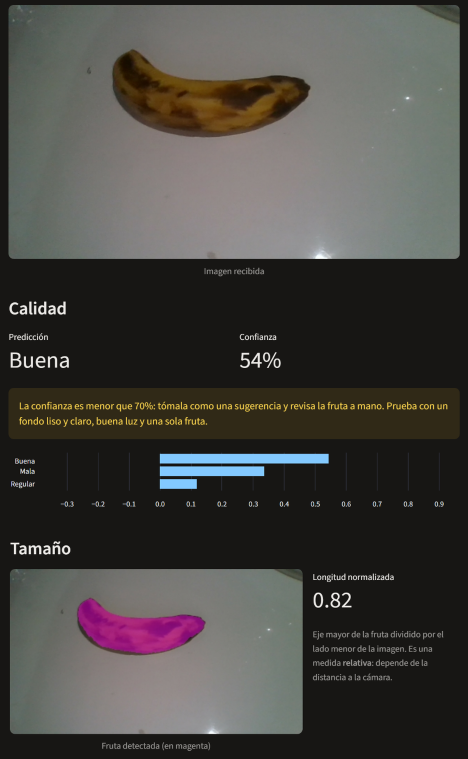
#> input picture report/figuras/app_camara.png, 935 x 1518 px (shown at 1/2 size)
$ python -i mixed.py   (imports and definitions only)
#> lines starting #> are read from the running program, lines starting #| are printed output that depends on the picture; after the words box and inside, x2 and y2 are one past the last pixel; in counts of white or black regions, pixels touching at a corner belong together
### src/segmentation.py
"""Segmentación de la fruta sobre fondo simple y medición de tamaño.

Método clásico (sin aprendizaje), pensado para fondo liso y neutro (blanco o gris):

1. se calcula un puntaje por píxel: la saturación HSV (por defecto; una sombra es gris y
   la fruta es saturada) o la distancia al color del fondo (estimado con el marco),
2. se binariza con el umbral de Otsu,
3. se limpia con operaciones morfológicas y se conserva el objeto conectado más grande.

Se eligió la saturación como método por defecto tras compararla con la distancia al fondo
y con GrabCut en fotos reales sobre una superficie con luz desigual: la distancia incluía las
manchas de luz y GrabCut se extendía a las sombras.

El tamaño se mide con la longitud normalizada ``ell = 4 * sqrt(lambda_1) / min(H, W)`` (ver
``docs/formulacion_matematica.md`` §3.1): ``lambda_1`` es el mayor valor propio de la
covarianza de las coordenadas de la máscara, así que ``4 * sqrt(lambda_1)`` es el eje
mayor de una elipse (y el diámetro de un disco). Es una medida **relativa**: depende de la
distancia cámara-fruta.

Limitaciones que se declaran: una mano o una sombra con color distinto al fondo se
incluyen en la máscara y alteran la medida; varias frutas se tratan como un solo
objeto si se tocan. Segmentación por umbral de Otsu, operaciones morfológicas y PCA de
la máscara **no se vieron en clase** (PCA sí, ver ``02_actividad_PCA``).
"""
from __future__ import annotations

from typing import Optional

import numpy as np
from scipy import ndimage
from skimage.color import rgb2hsv
from skimage.filters import threshold_otsu


def estimate_background(img: np.ndarray, frame: int = 6) -> np.ndarray:
    """Color de fondo RGB: mediana de los píxeles del marco de ``frame`` píxeles."""
    h, w = img.shape[:2]
    frame = max(1, min(frame, h // 4, w // 4))
    inner = np.zeros((h, w), dtype=bool)
    inner[frame:h - frame, frame:w - frame] = True
    return np.median(img[~inner].reshape(-1, 3), axis=0)


#: Contraste mínimo del puntaje entre fruta y fondo para aceptar una segmentación.
MIN_CONTRAST = {"saturation": 0.15, "distance": 10.0}


def foreground_mask(img: np.ndarray, frame: int = 6, method: str = "saturation") -> Optional[np.ndarray]:
    """Máscara booleana de **todo** el primer plano (puede tener varios objetos), o ``None`` si no hay contraste.

    Es la parte común de :func:`segment_fruit` (que se queda con un solo objeto) y de la
    segmentación por instancias de ``mixed.py``. Ver :func:`segment_fruit` para ``method``.

    Raises:
        ValueError: si ``img`` no es RGB o ``method`` no existe.
    """
    if img.ndim != 3 or img.shape[2] != 3:
        raise ValueError("img debe ser RGB (h, w, 3)")
    if method == "saturation":
        score = rgb2hsv(img)[..., 1]
    elif method == "distance":
        score = np.linalg.norm(img.astype(np.float64) - estimate_background(img, frame), axis=2)
    else:
        raise ValueError("method debe ser 'saturation' o 'distance'")
    if score.max() - score.min() < MIN_CONTRAST[method]:      # sin contraste: no hay objeto
        return None
    mask = score > threshold_otsu(score)
    # Se replica el borde antes de la morfología: sin esto, el cierre erosiona la máscara en los
    # límites de la imagen y un objeto que toca el borde (p. ej. un brazo) dejaría de tocarlo.
    pad = 4
    mask = np.pad(mask, pad, mode="edge")
    mask = ndimage.binary_opening(mask, iterations=1)
    mask = ndimage.binary_closing(mask, iterations=2)
    return mask[pad:-pad, pad:-pad]


# [69 lines left out: functions segment_fruit, mask_geometry, size_class, terciles, not called in this run]

### src/mixed.py
"""Segmentación de frutas individuales en las imágenes de ``Mixed`` (varias frutas por foto).

Los lineamientos (§2.1) piden "segmentar individualmente cada fruta presente en las
imágenes" de ``Mixed``. El método es clásico (sin aprendizaje):

1. máscara de primer plano por saturación (fondos neutros) o por distancia al color del
   fondo (fondos lisos de color, como cian o morado); se elige según la saturación del marco,
2. separación de frutas que se tocan con la **transformada de distancia** y ``watershed``,
3. filtro por área, y recorte cuadrado alrededor de cada fruta.

``Mixed`` no trae etiquetas por fruta ni fondo uniforme (hay pasto, periódico, mesas): el
método **no es perfecto** y no hay verdad de terreno con la que medir su exactitud. Cada
recorte lleva banderas (área, solidez, contacto con el borde) para filtrarlo, y la validación
es visual (ver ``03_preparacion_datos/segmentar_mixed.py``). La transformada de distancia y el
``watershed`` **no se vieron en clase** (se declaran en el informe).
"""
from __future__ import annotations

from typing import Optional

import numpy as np
from PIL import Image
from scipy import ndimage
from skimage.color import rgb2hsv
from skimage.feature import peak_local_max
from skimage.measure import label as sk_label
from skimage.measure import regionprops
from skimage.segmentation import watershed

import segmentation as sg

#: Si la saturación media del marco supera este valor, el fondo se considera de color y se usa
#: el método ``distance`` (con fondos neutros se usa ``saturation``).
BORDER_SAT_LIMIT = 0.25


def border_saturation(img: np.ndarray, frame: int = 4) -> float:
    """Saturación HSV media del marco de ``frame`` píxeles de la imagen."""
    h, w = img.shape[:2]
    frame = max(1, min(frame, h // 4, w // 4))
    inner = np.zeros((h, w), dtype=bool)
    inner[frame:h - frame, frame:w - frame] = True
    return float(rgb2hsv(img)[..., 1][~inner].mean())


def choose_method(img: np.ndarray) -> str:
    """``'distance'`` si el fondo es de color (marco muy saturado) y ``'saturation'`` si es neutro."""
    return "distance" if border_saturation(img) > BORDER_SAT_LIMIT else "saturation"


def extract_instances(img: np.ndarray, method: str = "auto", min_area_frac: float = 0.004,
                      max_area_frac: float = 0.5, min_distance: int = 6) -> tuple[list[dict], str]:
    """Frutas individuales de una imagen.

    Args:
        img: RGB ``uint8`` ``(h, w, 3)``.
        method: ``'auto'``, ``'saturation'`` o ``'distance'`` (ver :func:`choose_method`).
        min_area_frac: área mínima de una fruta, como fracción de la imagen (descarta ruido).
        max_area_frac: área máxima (descarta fondos mal segmentados que cubren casi toda la imagen).
        min_distance: distancia mínima entre centros de frutas al separarlas con ``watershed``.

    Returns:
        ``(instancias, método_usado)``. Cada instancia es un diccionario con ``bbox``
        ``(x0, y0, x1, y1)``, ``area_frac``, ``solidity`` (área / área de la envolvente convexa;
        valores bajos delatan frutas fundidas o máscaras irregulares) y ``touches_border``.
    """
    used = choose_method(img) if method == "auto" else method
    mask = sg.foreground_mask(img, method=used)
    if mask is None:
        return [], used
    mask = ndimage.binary_fill_holes(mask)
    dist = ndimage.gaussian_filter(ndimage.distance_transform_edt(mask), 1.0)
    comps = sk_label(mask)
    peaks = peak_local_max(dist, min_distance=min_distance, threshold_abs=2.0, labels=comps, exclude_border=False)
    if len(peaks) == 0:
        labels = comps
    else:
        markers = np.zeros(mask.shape, dtype=np.int32)
        markers[tuple(peaks.T)] = np.arange(1, len(peaks) + 1)
        labels = watershed(-dist, markers, mask=mask)
    h, w = mask.shape
    bg = sg.estimate_background(img)
    val = img.max(axis=2).astype(np.float64) / 255.0                 # componente V de HSV
    out = []
    for r in regionprops(labels):
        frac = r.area / mask.size
        if not (min_area_frac <= frac <= max_area_frac):
            continue
        y0, x0, y1, x1 = r.bbox
        ys, xs = r.coords[:, 0], r.coords[:, 1]
        color = img[ys, xs].astype(np.float64).mean(axis=0)
        bw, bh = x1 - x0, y1 - y0
        out.append({"bbox": (int(x0), int(y0), int(x1), int(y1)), "area_frac": float(frac), "solidity": float(r.solidity),
                    "touches_border": bool(x0 == 0 or y0 == 0 or x1 == w or y1 == h),
                    "mean_v": float(val[ys, xs].mean()), "bg_dist": float(np.linalg.norm(color - bg)),
                    "aspect": float(max(bw, bh) / max(1, min(bw, bh))), "min_side": int(min(bw, bh))})
    out.sort(key=lambda d: (d["bbox"][1], d["bbox"][0]))          # orden estable: de arriba abajo e izquierda a derecha
    return out, used


# [58 lines left out: functions crop_square, quality_flags, pick_label_sample, not called in this run]

>>> import cv2
>>> picture = cv2.cvtColor(cv2.imread('../report/figuras/app_camara.png'), cv2.COLOR_BGR2RGB)
>>> result = extract_instances(picture)
#> in extract_instances, `used = choose_method(img) if method == "auto" else method`: used = 'saturation'
#> in foreground_mask, `score = rgb2hsv(img)[..., 1]`:
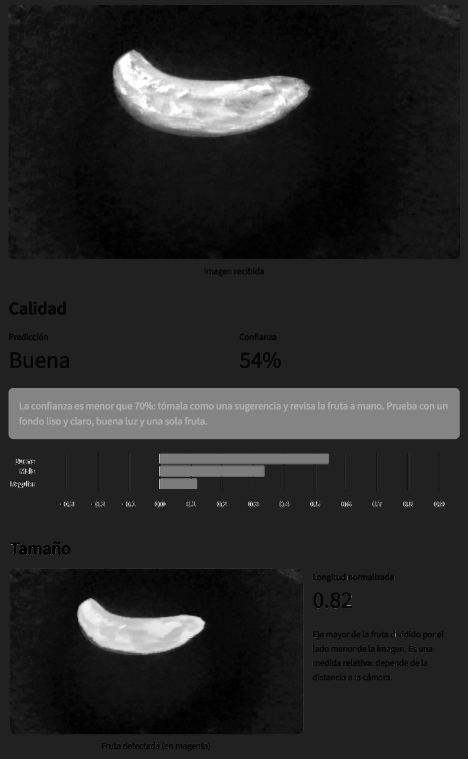
#> score: shape (1518, 935) float64 (shown at 1/2 size); min 0, max 1, mean 0.156
#> in foreground_mask, `mask = score > threshold_otsu(score)`:
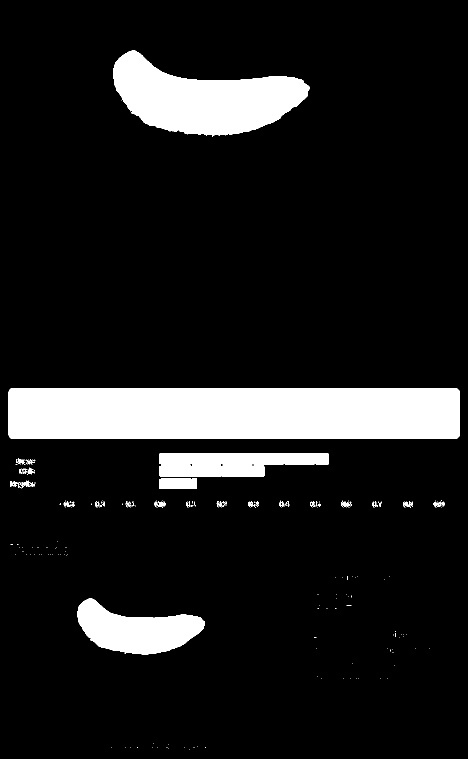
#> mask: shape (1518, 935) bool (shown at 1/2 size); 11.5% white; 243 white regions (190 under 20 px), largest, box (x1, y1, x2, y2) and area: (17, 776, 920, 878) 92021, (226, 100, 620, 273) 38762, (155, 1196, 410, 1309) 16699
#> in foreground_mask, `mask = np.pad(mask, pad, mode="edge")`: mask: shape (1526, 943) bool; 11.3% white; 243 white regions (190 under 20 px), largest, box (x1, y1, x2, y2) and area: (21, 780, 924, 882) 92021, (230, 104, 624, 277) 38762, (159, 1200, 414, 1313) 16699
#> in foreground_mask, `mask = ndimage.binary_opening(mask, iterations=1)`: mask: shape (1526, 943) bool; 11.2% white; 47 white regions (31 under 20 px), largest, box (x1, y1, x2, y2) and area: (21, 780, 924, 882) 92021, (230, 104, 624, 276) 38728, (159, 1200, 414, 1313) 16687
#> in foreground_mask, `mask = ndimage.binary_closing(mask, iterations=2)`: mask: shape (1526, 943) bool; 11.2% white; 32 white regions (15 under 20 px), largest, box (x1, y1, x2, y2) and area: (21, 780, 924, 882) 92021, (230, 104, 624, 276) 38743, (159, 1200, 414, 1313) 16693
#> in foreground_mask, `return mask[pad:-pad, pad:-pad]`: returned value: shape (1518, 935) bool; 11.4% white; 32 white regions (15 under 20 px), largest, box (x1, y1, x2, y2) and area: (17, 776, 920, 878) 92021, (226, 100, 620, 272) 38743, (155, 1196, 410, 1309) 16693
#> in extract_instances, `dist = ndimage.gaussian_filter(ndimage.distance_transform_edt(mask), 1..`:
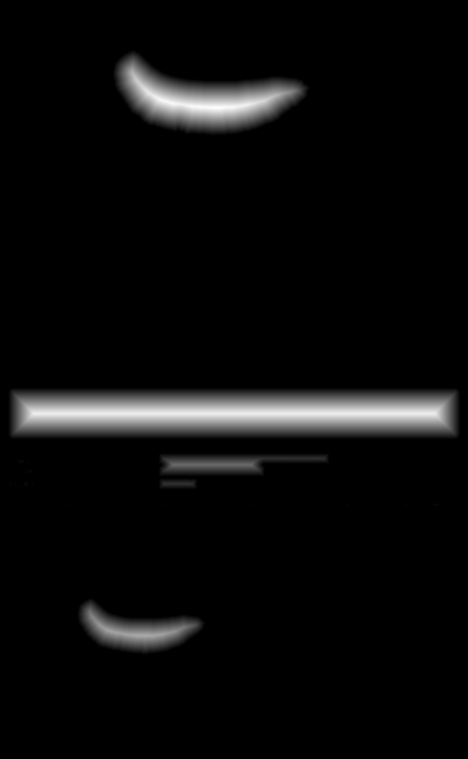
#> dist: shape (1518, 935) float64 (shown at 1/2 size); min 0, max 54.28, mean 2.5; drawn with min black and max white
#> in extract_instances, `comps = sk_label(mask)`:
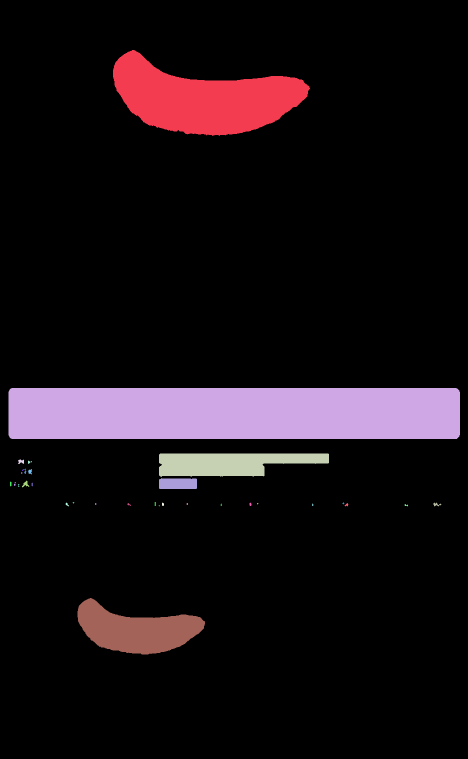
#> comps: shape (1518, 935) int32 (shown at 1/2 size); 33 distinct labels, from 0 to 32; one colour per label, 0 black
#> in extract_instances, `peaks = peak_local_max(dist, min_distance=min_distance, threshold_abs=..`: peaks = 188 pairs, first value 199 to 1271, second value 40 to 863
#> in extract_instances, `markers[tuple(peaks.T)] = np.arange(1, len(peaks) + 1)`:
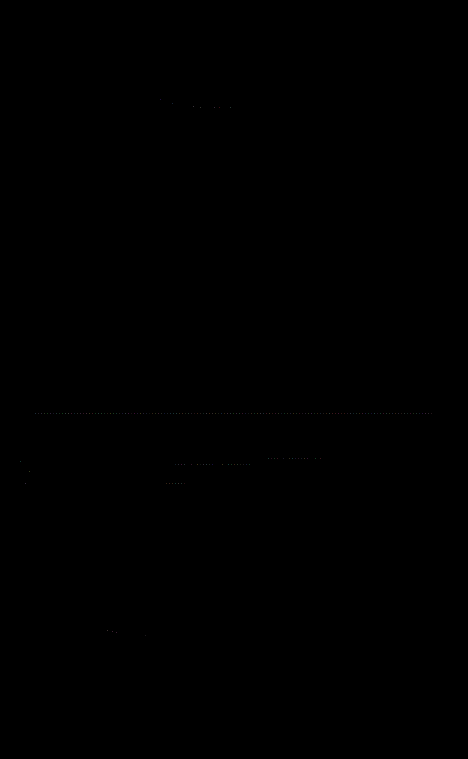
#> markers: shape (1518, 935) int32 (shown at 1/2 size); 189 distinct labels, from 0 to 188; one colour per label, 0 black
#> in extract_instances, `labels = watershed(-dist, markers, mask=mask)`:
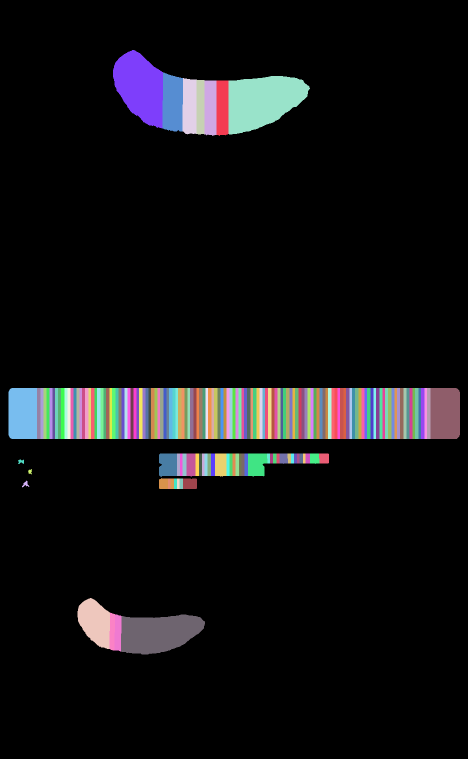
#> labels: shape (1518, 935) int32 (shown at 1/2 size); 189 distinct labels, from 0 to 188; one colour per label, 0 black
#> in extract_instances, `bg = sg.estimate_background(img)`: bg = [23, 22, 20]
#> in extract_instances, `val = img.max(axis=2).astype(np.float64) / 255.0`:
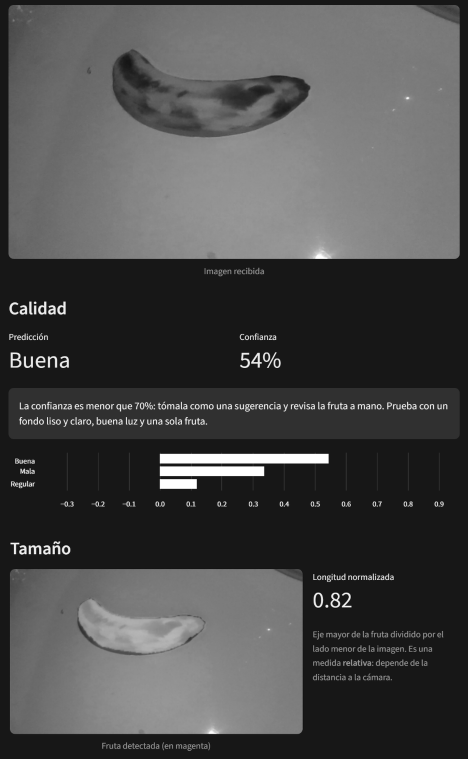
#> val: shape (1518, 935) float64 (shown at 1/2 size); min 0, max 1, mean 0.292
#> the loop in extract_instances, `for r in regionprops(labels):` made 188 passes
#> frac on passes 1 to 3: 0.00184, 0.00184, 0.00122
#> after the loop in extract_instances, `for r in regionprops(labels):`: out = 5 items
